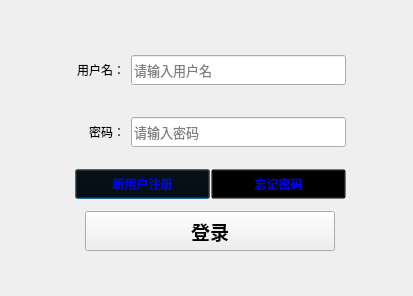
<?xml version="1.0" encoding="UTF-8"?>
<ui version="4.0">
 <class>LoginWindow</class>
 <widget class="QDialog" name="LoginWindow">
  <property name="geometry">
   <rect>
    <x>0</x>
    <y>0</y>
    <width>413</width>
    <height>296</height>
   </rect>
  </property>
  <property name="windowTitle">
   <string>登录</string>
  </property>
  <property name="windowIcon">
   <iconset>
    <normaloff>icon.png</normaloff>icon.png</iconset>
  </property>
  <widget class="QWidget" name="verticalLayoutWidget">
   <property name="geometry">
    <rect>
     <x>70</x>
     <y>39</y>
     <width>281</width>
     <height>221</height>
    </rect>
   </property>
   <layout class="QVBoxLayout" name="verticalLayout" stretch="4,4,2,4">
    <property name="spacing">
     <number>6</number>
    </property>
    <property name="sizeConstraint">
     <enum>QLayout::SetDefaultConstraint</enum>
    </property>
    <property name="leftMargin">
     <number>5</number>
    </property>
    <property name="rightMargin">
     <number>5</number>
    </property>
    <item>
     <layout class="QHBoxLayout" name="horizontalLayout">
      <property name="topMargin">
       <number>10</number>
      </property>
      <property name="bottomMargin">
       <number>10</number>
      </property>
      <item>
       <widget class="QLabel" name="username_label">
        <property name="enabled">
         <bool>true</bool>
        </property>
        <property name="minimumSize">
         <size>
          <width>50</width>
          <height>0</height>
         </size>
        </property>
        <property name="maximumSize">
         <size>
          <width>16777215</width>
          <height>40</height>
         </size>
        </property>
        <property name="styleSheet">
         <string notr="true"/>
        </property>
        <property name="text">
         <string>用户名：</string>
        </property>
        <property name="alignment">
         <set>Qt::AlignRight|Qt::AlignTrailing|Qt::AlignVCenter</set>
        </property>
       </widget>
      </item>
      <item>
       <widget class="QLineEdit" name="username_text">
        <property name="maximumSize">
         <size>
          <width>16777215</width>
          <height>30</height>
         </size>
        </property>
        <property name="font">
         <font>
          <family>Times New Roman</family>
          <pointsize>10</pointsize>
         </font>
        </property>
        <property name="placeholderText">
         <string>请输入用户名</string>
        </property>
       </widget>
      </item>
     </layout>
    </item>
    <item>
     <layout class="QHBoxLayout" name="horizontalLayout_4">
      <property name="sizeConstraint">
       <enum>QLayout::SetMinimumSize</enum>
      </property>
      <property name="topMargin">
       <number>10</number>
      </property>
      <property name="bottomMargin">
       <number>10</number>
      </property>
      <item>
       <widget class="QLabel" name="password_label">
        <property name="minimumSize">
         <size>
          <width>50</width>
          <height>0</height>
         </size>
        </property>
        <property name="maximumSize">
         <size>
          <width>16777215</width>
          <height>40</height>
         </size>
        </property>
        <property name="text">
         <string>密码：</string>
        </property>
        <property name="alignment">
         <set>Qt::AlignRight|Qt::AlignTrailing|Qt::AlignVCenter</set>
        </property>
       </widget>
      </item>
      <item>
       <widget class="QLineEdit" name="password_text">
        <property name="maximumSize">
         <size>
          <width>16777215</width>
          <height>30</height>
         </size>
        </property>
        <property name="font">
         <font>
          <family>Times New Roman</family>
          <pointsize>10</pointsize>
         </font>
        </property>
        <property name="inputMethodHints">
         <set>Qt::ImhHiddenText|Qt::ImhNoAutoUppercase|Qt::ImhNoPredictiveText|Qt::ImhSensitiveData</set>
        </property>
        <property name="inputMask">
         <string/>
        </property>
        <property name="echoMode">
         <enum>QLineEdit::Password</enum>
        </property>
        <property name="placeholderText">
         <string>请输入密码</string>
        </property>
        <property name="cursorMoveStyle">
         <enum>Qt::VisualMoveStyle</enum>
        </property>
       </widget>
      </item>
     </layout>
    </item>
    <item>
     <layout class="QHBoxLayout" name="horizontalLayout_6" stretch="0,0">
      <property name="spacing">
       <number>1</number>
      </property>
      <item>
       <widget class="QPushButton" name="regist_btn">
        <property name="maximumSize">
         <size>
          <width>200</width>
          <height>30</height>
         </size>
        </property>
        <property name="font">
         <font>
          <family>Algerian</family>
         </font>
        </property>
        <property name="cursor">
         <cursorShape>PointingHandCursor</cursorShape>
        </property>
        <property name="styleSheet">
         <string notr="true">background:transparent;
color:blue;</string>
        </property>
        <property name="text">
         <string>新用户注册</string>
        </property>
       </widget>
      </item>
      <item>
       <widget class="QPushButton" name="forget_btn">
        <property name="maximumSize">
         <size>
          <width>200</width>
          <height>30</height>
         </size>
        </property>
        <property name="font">
         <font>
          <family>Algerian</family>
         </font>
        </property>
        <property name="cursor">
         <cursorShape>PointingHandCursor</cursorShape>
        </property>
        <property name="styleSheet">
         <string notr="true">background:transparent;
color:blue;</string>
        </property>
        <property name="text">
         <string>忘记密码</string>
        </property>
       </widget>
      </item>
     </layout>
    </item>
    <item>
     <layout class="QHBoxLayout" name="horizontalLayout_7">
      <item>
       <widget class="QPushButton" name="login_submit_btn">
        <property name="minimumSize">
         <size>
          <width>250</width>
          <height>0</height>
         </size>
        </property>
        <property name="maximumSize">
         <size>
          <width>250</width>
          <height>40</height>
         </size>
        </property>
        <property name="font">
         <font>
          <pointsize>14</pointsize>
          <weight>75</weight>
          <bold>true</bold>
         </font>
        </property>
        <property name="cursor">
         <cursorShape>PointingHandCursor</cursorShape>
        </property>
        <property name="layoutDirection">
         <enum>Qt::LeftToRight</enum>
        </property>
        <property name="styleSheet">
         <string notr="true">color:white;
border:2px;
border-radius:10px;
padding:4px 4px;
font-size:14pt;
font-weight:bold;
background:qlineargradient(x1:0, y1:0, x2:1, y2:0,stop:0 #497BF0,stop:1 #1FB6F6);
hover {
    background-color: qlineargradient(x1:0, y1:0, x2:1, y2:1, stop:0 #60a3f7, stop:1 #3b78e6);
}</string>
        </property>
        <property name="text">
         <string>登录</string>
        </property>
       </widget>
      </item>
     </layout>
    </item>
   </layout>
  </widget>
 </widget>
 <resources/>
 <connections/>
</ui>
